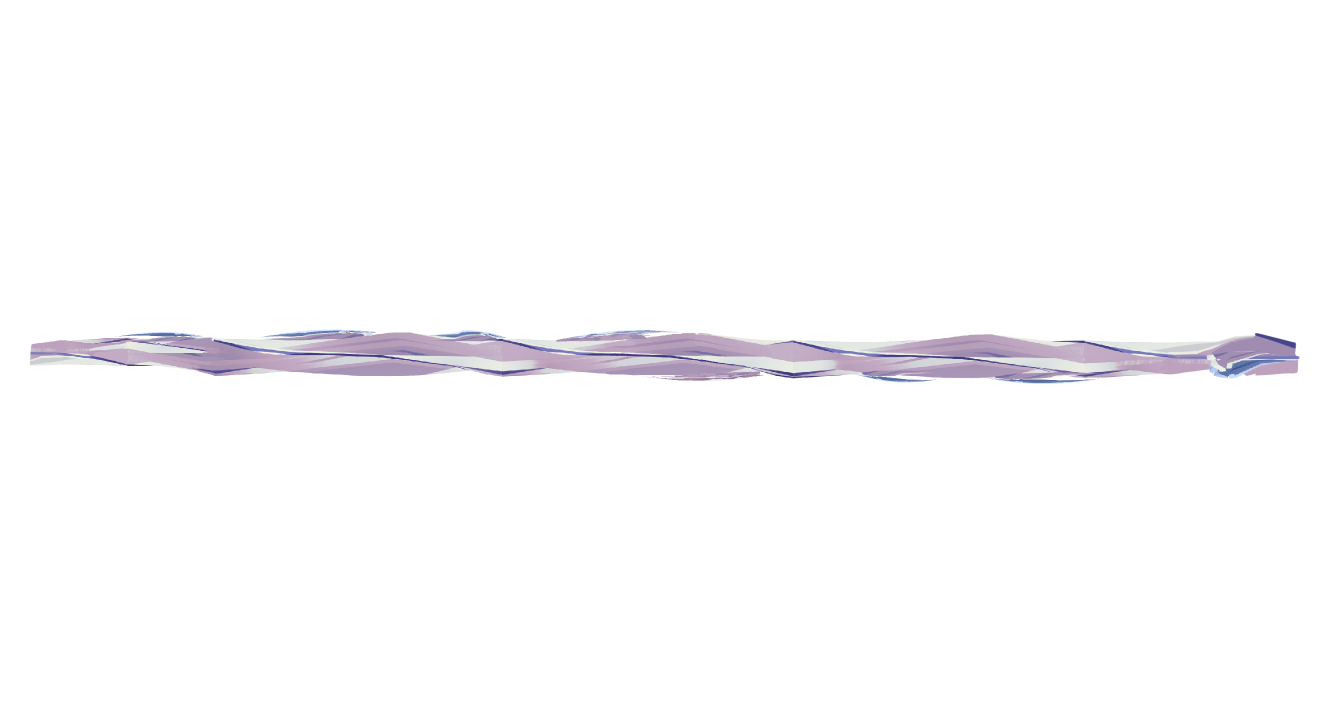
#> input picture assets/image/background/boundary_waves/water_band.png, 2650 x 1440 px (shown at 1/2 size)
$ python build_flow.py
#> lines starting #> are read from the running program, lines starting #| are printed output that depends on the picture; after the words box and inside, x2 and y2 are one past the last pixel; in counts of white or black regions, pixels touching at a corner belong together
"""从现有水带生成流向、边缘固定权重及原画细水线；不重画原素材。"""
from pathlib import Path
import numpy as np
import cv2
from PIL import Image

ROOT=Path(__file__).resolve().parents[2]
OUT=ROOT/'assets/image/background/boundary_waves'
SCALE=.7616555803103707

def build_flow():
    band=np.array(Image.open(OUT/'water_band.png').convert('RGBA'))
#> band is the input picture: shape (1440, 2650, 4); mean R, G, B, A 9.3, 8.7, 9.9, 12.5
    h,w=band.shape[:2];mask=band[:,:,3]>32
#> after `h, w = band.shape[:2]`: h = 1440; w = 2650
#> after `mask = band[:, :, 3] > 32`:
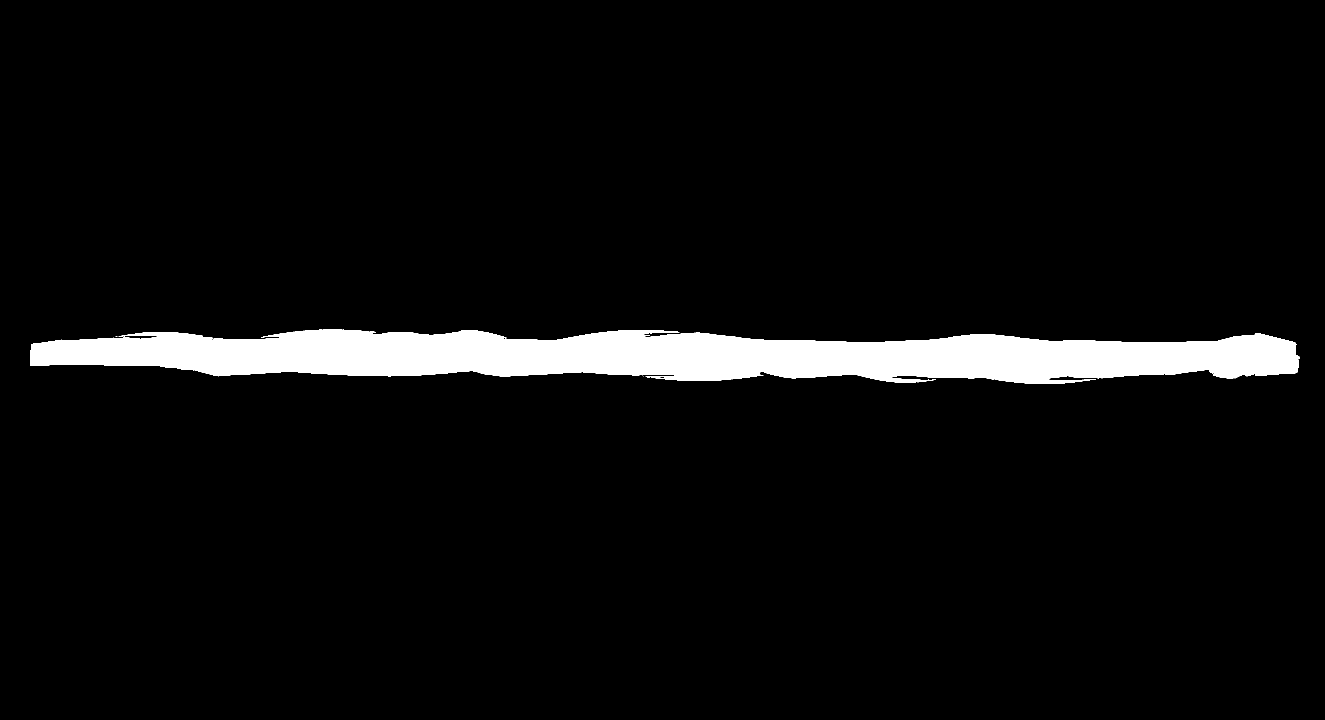
#> mask: shape (1440, 2650) bool (shown at 1/2 size); 5% white; 8 white regions (7 under 20 px), largest, box (x1, y1, x2, y2) and area: (60, 659, 2599, 768) 191890
    # 中轴取原画厚水带的重心，平滑掉局部碎边，再配成中心对称的流向。
    weights=mask.sum(0);center=(mask*np.arange(h)[:,None]).sum(0)/np.maximum(weights,1)
#> after `weights = mask.sum(0)`: weights = 2650 values, max 97 at index 1391, min 0 at index 0, mean 72.42
#> after `center = (mask * np.arange(h)[:, None]).sum(0) / np.maximum(weights, 1`: center = 2650 values, max 728 at index 2593, min 0 at index 0, mean 681.7
    valid=np.flatnonzero(weights);center=np.interp(np.arange(w),valid,center[valid])
#> after `valid = np.flatnonzero(weights)`: valid = 2539 values from 60 to 2598
#> after `center = np.interp(np.arange(w), valid, center[valid])`: center = 2650 values, max 728 at index 2593, min 697.9 at index 313, mean 711.8
    center=cv2.GaussianBlur(center.reshape(1,-1),(0,0),24).ravel()
#> center = 2650 values, max 722.4 at index 2089, min 699.3 at index 318, mean 711.8
    center=(center+h-center[::-1])/2
#> center = 2650 values, max 728.7 at index 2062, min 711.3 at index 587, mean 720
    slope=np.gradient(center)
#> slope = 2650 values, max 0.0784 at index 1670, min -0.0971 at index 56, mean -0.00254
    yy,xx=np.mgrid[:h,:w].astype('float32');dx=xx+.5-w/2;dy=yy+.5-h/2
    direction=np.where(dx<0,1.,-1.)
    thickness=(weights+weights[::-1])/2
#> thickness = 2650 values, max 93.5 at index 1254, min 0 at index 0, mean 72.42
    speed=np.clip(72/np.maximum(thickness,1),.65,1.)
#> speed = 2650 values, max 1 at index 0, min 0.77 at index 1254, mean 0.931
    vx=direction*speed[None,:]
    vy=vx*slope[None,:]+.22*(dx/180)*np.exp(-(dx/230)**2)
    distance=cv2.distanceTransform(mask.astype('uint8'),cv2.DIST_L2,cv2.DIST_MASK_PRECISE)*SCALE
    # 6 px 的薄边完全固定；再用 5 px 过渡到可流动内部。
    pin=np.clip((distance-6)/5,0,1);pin=pin*pin*(3-2*pin)
    radius=np.sqrt(dx*dx+dy*dy)*SCALE
    central=np.clip((radius-55)/90,0,1);central=central*central*(3-2*central)
    pin*=central
    pin=np.minimum(pin,pin[::-1,::-1])
    # 相位也是中心对称的平滑场，避免整条水面同时重置。
    phase=.5+.23*np.sin(abs(dx)/113+np.cos(dy*direction/31))+.16*np.sin(abs(dx)/47+dy*direction/23)
    control=np.dstack([np.clip(vx,-1,1)*.5+.5,np.clip(vy,-1,1)*.5+.5,pin,np.clip(phase,.06,.94)])
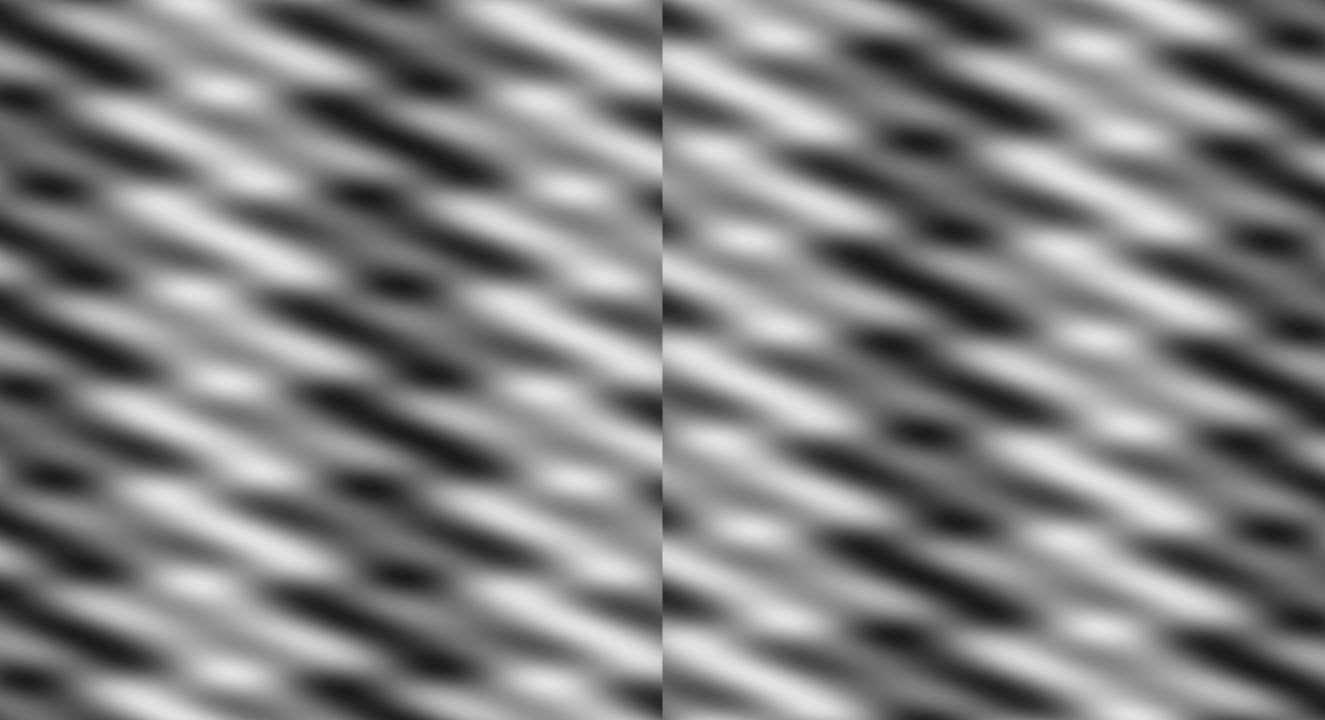
#> phase: shape (1440, 2650) float64 (shown at 1/2 size); min 0.11, max 0.89, mean 0.505
    control=cv2.resize(control,(w//2,h//2),interpolation=cv2.INTER_AREA)
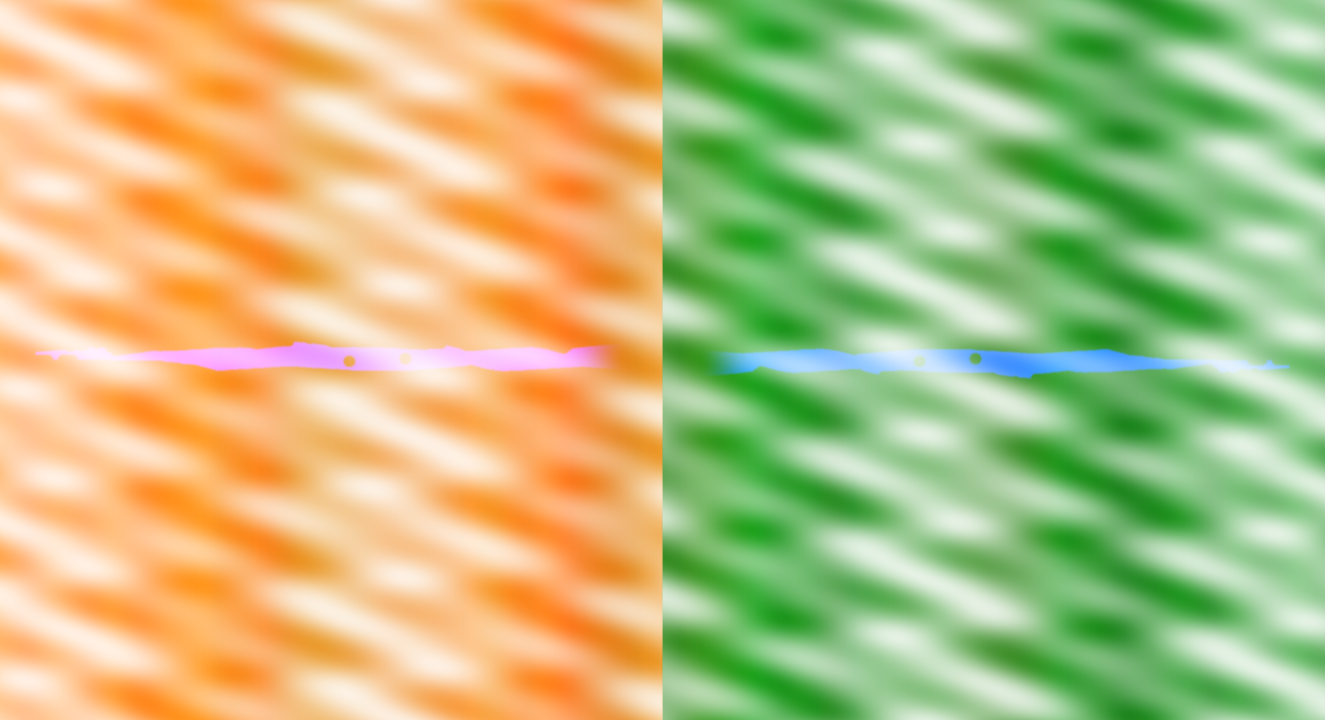
#> control: shape (720, 1325, 4) float64; mean of channels 0, 1, 2, 3 0.5, 0.5, 0.02, 0.505; transparent parts drawn white
    Image.fromarray(np.rint(control*255).astype('uint8')).save(OUT/'flow_control.png')

    # 提取原画薄白水线的明度断续，统一为可重复的 512×96 设计像素贴片。
    original=np.array(Image.open(ROOT/'assets/image/background/edge.png').convert('RGBA'))/255
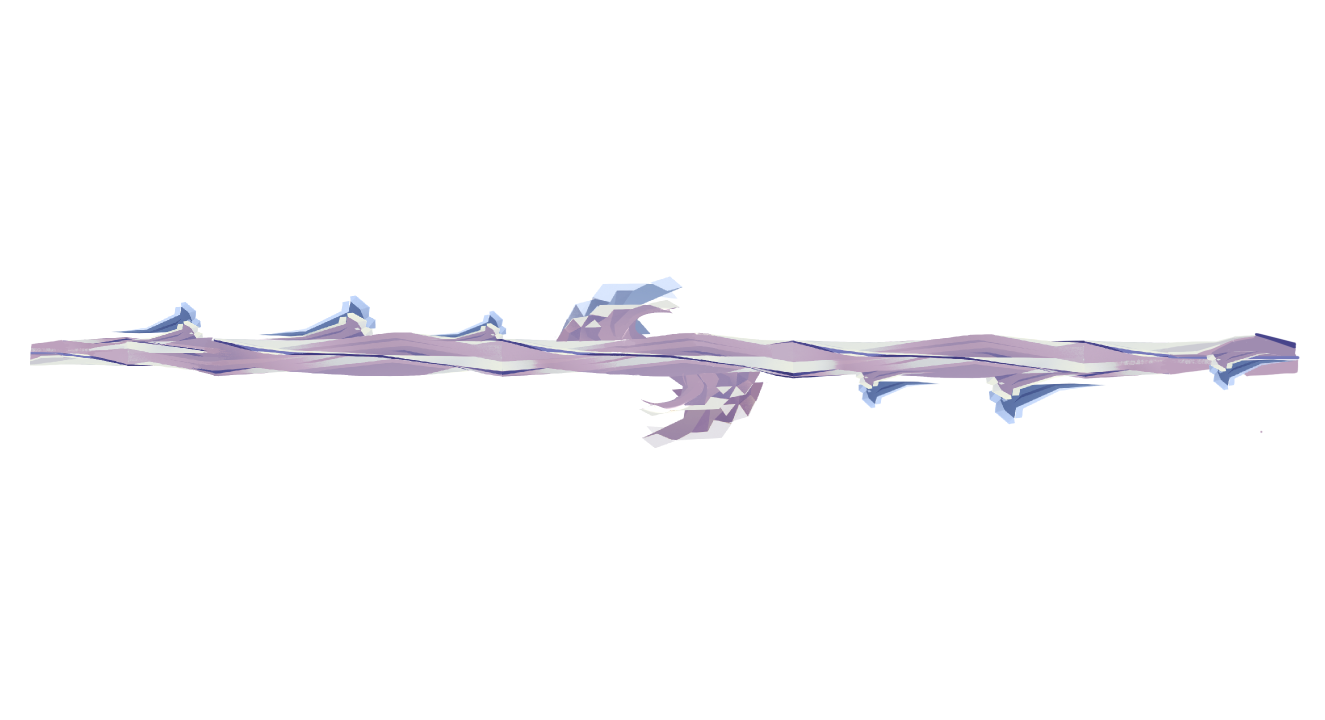
#> input picture assets/image/background/edge.png, 2650 x 1440 px (shown at 1/2 size)
    strip=np.zeros((96,512,4),dtype='float32')
    for i,(x,y,length,width) in enumerate([(13,12,86,2),(139,28,43,2),(238,9,67,3),(370,39,98,2),
                                          (61,64,54,3),(187,82,97,2),(334,70,38,2),(439,90,55,2)]):
        src=original[698+(i%3)*10:708+(i%3)*10,85+i*105:245+i*105]
        bright=np.clip((src[:,:,:3].mean(2)-.62)/.25,0,1)*src[:,:,3]
        pattern=cv2.resize(bright,(length,width),interpolation=cv2.INTER_AREA)
        end=np.sin(np.linspace(0,np.pi,length))**.6
        strip[y:y+width,x:x+length,:3]=np.array([.92,.88,.81]) if i%2==0 else np.array([.70,.66,.80])
        strip[y:y+width,x:x+length,3]=pattern*end
    Image.fromarray(np.rint(strip*255).astype('uint8')).save(OUT/'flow_streaks.png')
    print('FLOW: 1325x720 RG vectors / B interior / A phase; 512x96 original-art streaks')

if __name__=='__main__':build_flow()
